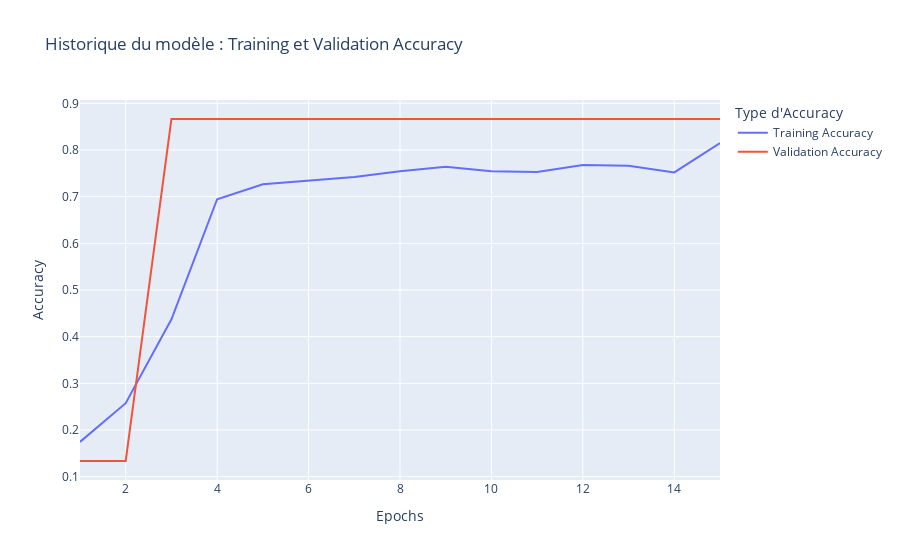

Source (notebook cell):
### Code cell
# Extract data from history
history_dict = history_bi_lstm.history
acc = history_dict['accuracy']
val_acc = history_dict['val_accuracy']
loss = history_dict['loss']
val_loss = history_dict['val_loss']

# Create a DataFrame for plotting
epochs = range(1, len(acc) + 1)
df_loss = pd.DataFrame({'Epochs': epochs, 'Training Loss': loss, 'Validation Loss': val_loss})
df_acc = pd.DataFrame({'Epochs': epochs, 'Trainingriable': 'Type d\'Accuracy'})
fig_acc.show()

### Figure 1 — Plotly figure (JSON) as saved in the notebook; plotly's stock layout.template omitted (floating-point values rounded to 4 significant figures)
{"data": [{"hovertemplate": "Type d'Accuracy=Training Accuracy<br>Epochs=%{x}<br>Accuracy=%{y}<extra></extra>", "legendgroup": "Training Accuracy", "line": {"color": "#636efa", "dash": "solid"}, "marker": {"symbol": "circle"}, "mode": "lines", "name": "Training Accuracy", "orientation": "v", "showlegend": true, "type": "scatter", "x": [1, 2, 3, 4, 5, 6, 7, 8, 9, 10, 11, 12, 13, 14, 15], "xaxis": "x", "y": [0.1746, 0.2576, 0.4373, 0.6944, 0.7265, 0.7339, 0.7422, 0.7545, 0.764, 0.7545, 0.753, 0.7678, 0.766, 0.7519, 0.8147], "yaxis": "y"}, {"hovertemplate": "Type d'Accuracy=Validation Accuracy<br>Epochs=%{x}<br>Accuracy=%{y}<extra></extra>", "legendgroup": "Validation Accuracy", "line": {"color": "#EF553B", "dash": "solid"}, "marker": {"symbol": "circle"}, "mode": "lines", "name": "Validation Accuracy", "orientation": "v", "showlegend": true, "type": "scatter", "x": [1, 2, 3, 4, 5, 6, 7, 8, 9, 10, 11, 12, 13, 14, 15], "xaxis": "x", "y": [0.1336, 0.1336, 0.8664, 0.8664, 0.8664, 0.8664, 0.8664, 0.8664, 0.8664, 0.8664, 0.8664, 0.8664, 0.8664, 0.8664, 0.8664], "yaxis": "y"}], "layout": {"legend": {"title": {"text": "Type d'Accuracy"}, "tracegroupgap": 0}, "title": {"text": "Historique du modèle : Training et Validation Accuracy"}, "xaxis": {"anchor": "y", "domain": [0, 1], "title": {"text": "Epochs"}}, "yaxis": {"anchor": "x", "domain": [0, 1], "title": {"text": "Accuracy"}}}}
